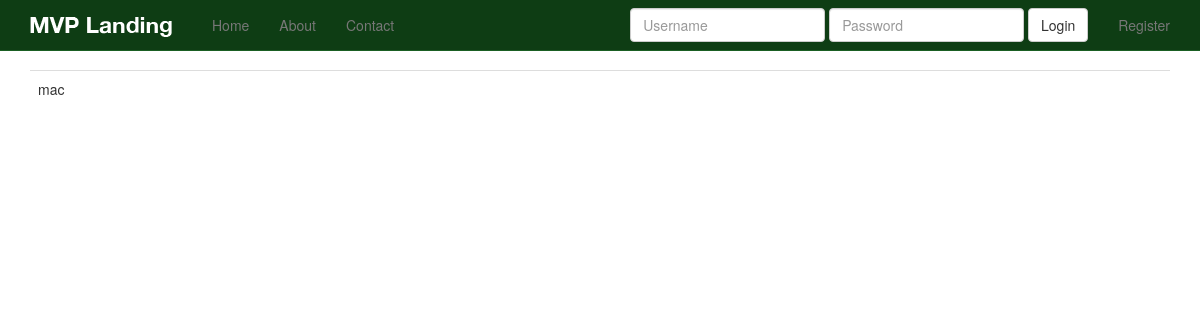
/products/, run on an earlier commit of the app's database.
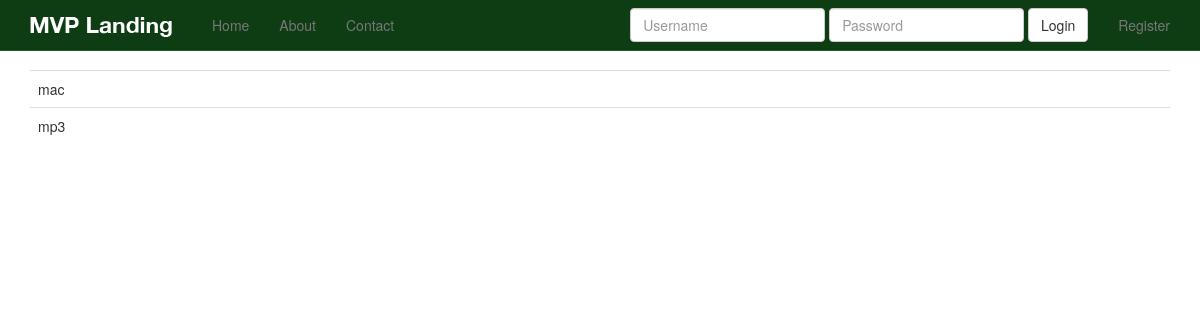
And on a later commit of the database.
### products/models.py (models this page shows, shortened)
class Product(models.Model):
	title = models.CharField(max_length=120)
	description = models.TextField(blank=True, null=True)
	price = models.DecimalField(decimal_places=2, max_digits=20)
	active = models.BooleanField(default=True)

### products/views.py (the view)
class ProductListView(ListView):
	model = Product

### products/templates/products/product_list.html
{% extends "base.html" %}
{% block content %}
<table class="table">
{% for object in object_list %}
<tr>
	<td>{{ object.title }}</td>
</tr>
{% endfor %}
</table>
{% endblock %}

### templates/base.html (shortened to what this page needs)
{% load staticfiles %}
<!DOCTYPE html>
<html lang="en">
  <head>
    {% include 'head_css.html' %}
  </head>
  <body>
  {% include 'navbar.html' %}
    <div class="container">
            {% block content %}
            {% endblock %}
    </div>
  </body>
</html>

### templates/head_css.html
{% load staticfiles %}
    <link rel="stylesheet" href="//maxcdn.bootstrapcdn.com/font-awesome/4.3.0/css/font-awesome.min.css">
    <link href="{% static 'css/bootstrap.min.css' %}" rel="stylesheet">
    <link href="{% static 'css/navbar-static-top.css' %}" rel="stylesheet">
     <link href="{% static 'css/custom.css' %}" rel="stylesheet">

### templates/navbar.html (shortened to what this page needs)
   {% load staticfiles %}
    <nav class="navbar navbar-default navbar-static-top">
      <div class="container">
        <div class="navbar-header">
          <a class="navbar-brand" href="{% url 'home' %}"><img src="{% static 'img/mvp_landing_logo.png' %}" /></a>
        </div>
        <div id="navbar" class="navbar-collapse collapse">
          <ul class="nav navbar-nav">
            <li><a href="{% url 'home' %}">Home</a></li>
            <li><a href="{% url 'about' %}">About</a></li>
            <li><a href="{% url 'contact' %}">Contact</a></li>
          </ul>
          <ul class="nav navbar-nav navbar-right">
          {% if request.user.is_authenticated %}
            <li><a href="{% url 'auth_logout' %}">Logout</a></li>
            {% else %}
            <li><a href="{% url 'registration_register' %}">Register</a></li>
            {% endif %}
          </ul>
          {% if not request.user.is_authenticated and not "/accounts/login" in request.get_full_path %}
            <form class='navbar-form navbar-right' method='POST' action='{% url "auth_login" %}'>{% csrf_token %}
              <div class='form-group'>
                  <input type='text' class='form-control' name='username' placeholder='Username' />
              </div>
              <div class='form-group'>
                  <input type='password' class='form-control' name='password' placeholder='Password' />
              </div>
              <button type='submit' class='btn btn-default'>Login</button>
          </form>
          {% endif %}
        </div>
      </div>
    </nav>

### templates/javascript.html (shortened to what this page needs)
{% load staticfiles %}

### static_in_pro/our_static/css/navbar-static-top.css (style rules this page uses)
body { min-height: 1000px; }
.navbar-static-top { margin-bottom: 19px; background-color: #0E3D14; border-color: #1A5F23; }
.navbar-default .navbar-brand { color: #FFF; }

What changed in the data, as far as the page shows it:
added Product: title "mp3"
